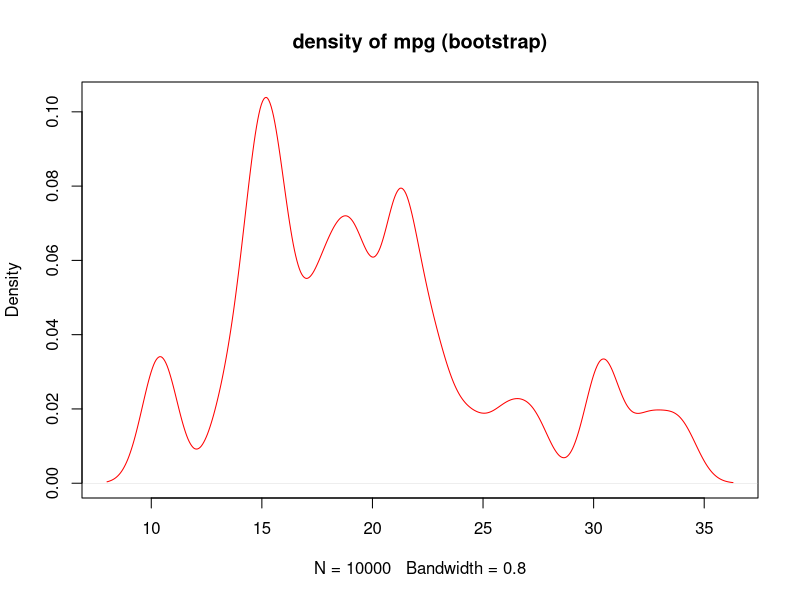
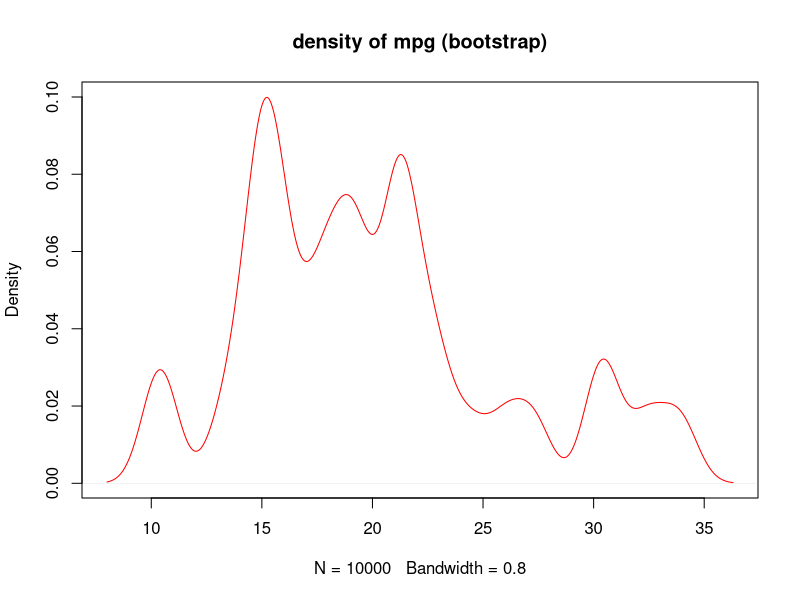
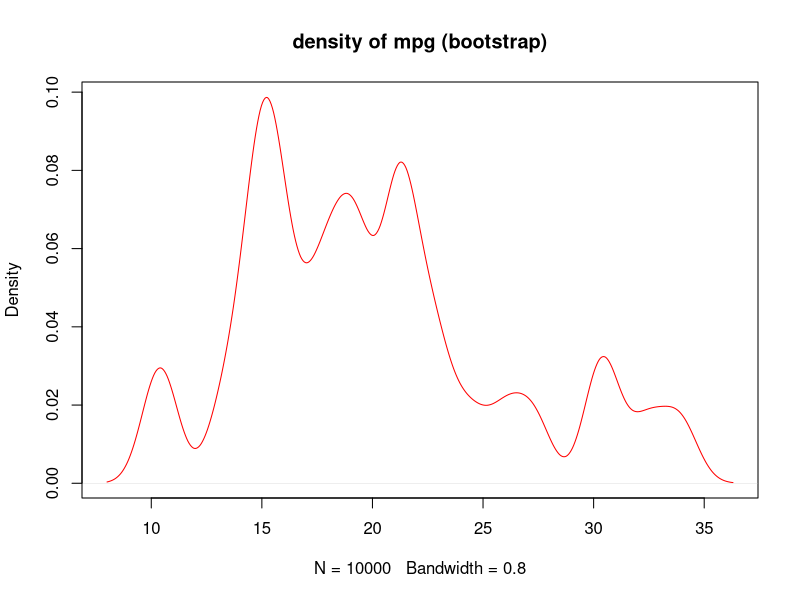
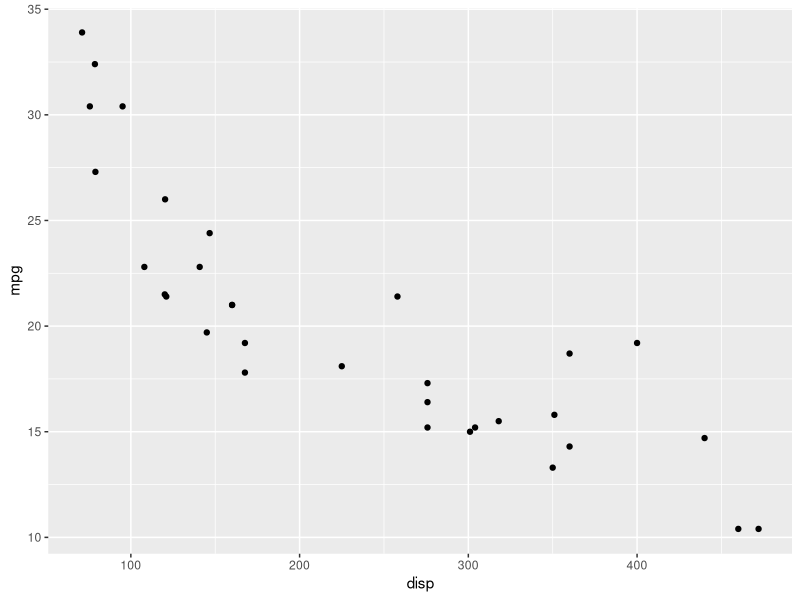
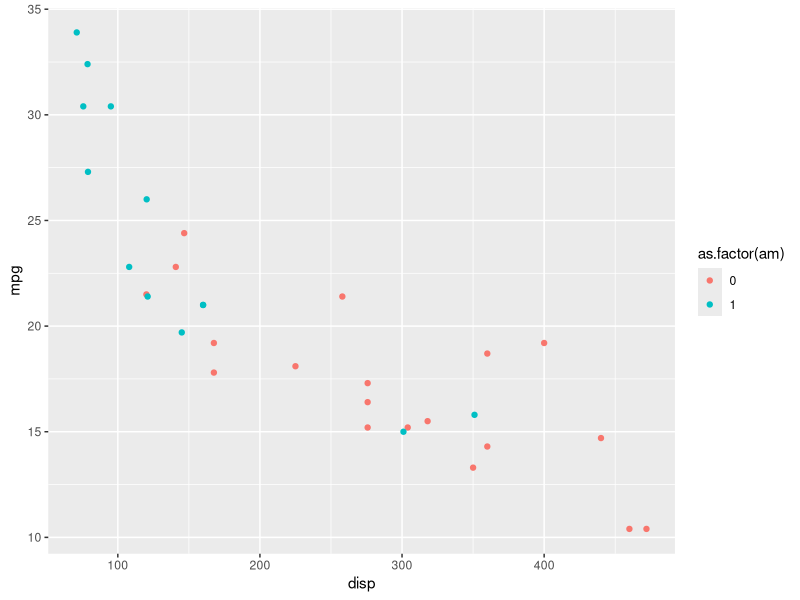
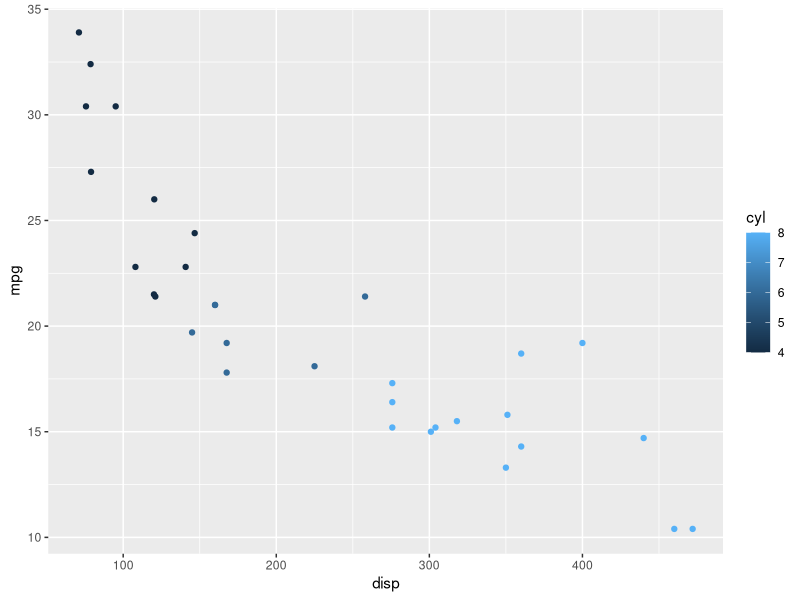
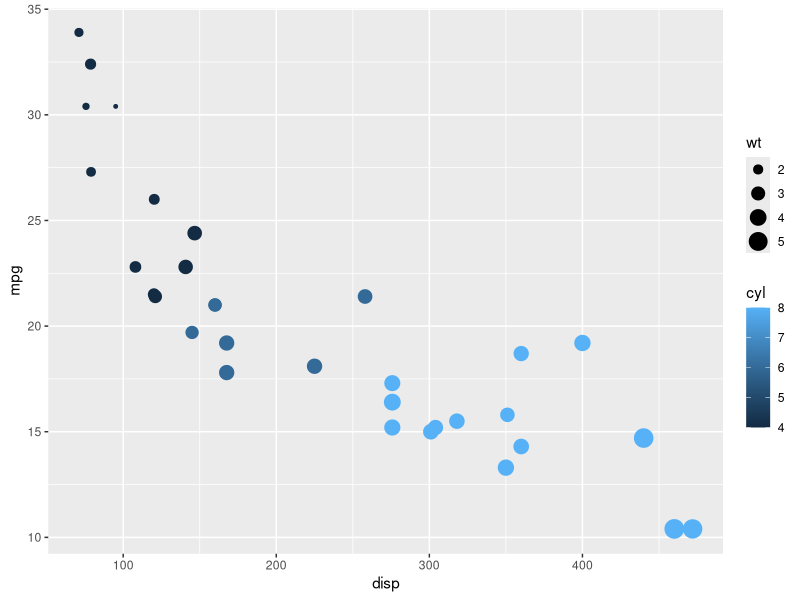
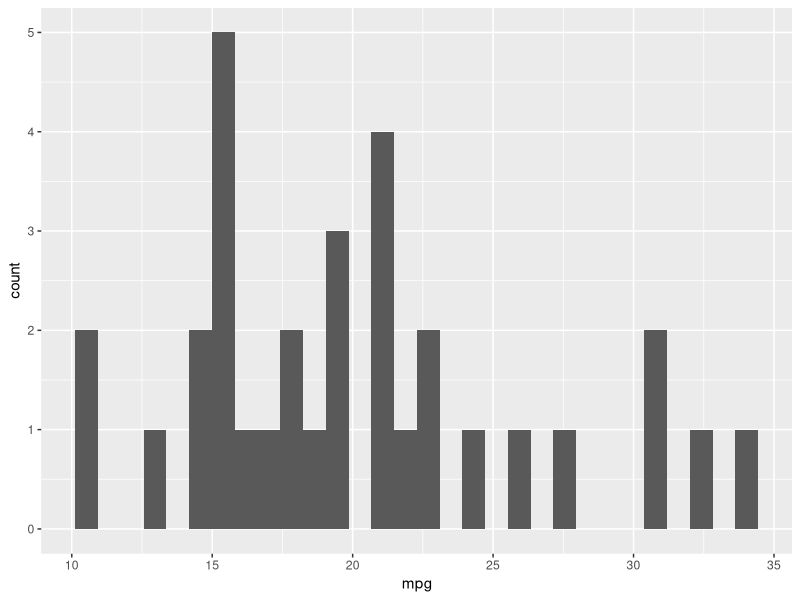

Write R code to recreate these figures, in order.


#### funções? 

### Referencias
# https://www.tutorialspoint.com/r/r_functions.htm



# https://www.datamentor.io/r-programming/function/
# https://analisereal.com/tag/introducao-a-analise-de-dados-com-o-r-2/
# https://renkun-ken.github.io/pipeR-tutorial/Getting-started/First-example.html

### criar uma função exige quais passos?


# func_nome <- function (argumentos) {
#  comandos
# return(resultado) 
# }

# o comando return() encerra a função e retorna seu argumento.
# o return() é opcional. Caso omitido, a função retorna 
# o último objeto calculado.

### exemplo 

potencia <- function(x, y) {
  # o resultado dessa função será x elevado à y
  result <- x^y
  print(paste(x,"elevado à", y, "é igual a ", result))
}

### e como devo "chamar" a função? 
potencia(2,3)

potencia(x = 8, y = 2)

### ele entende as variáveis declaradas
potencia(y = 2, x = 8)

potencia(2, x=8)


### modificando os argumentos
potencia <- function(x, y = 2 ) {
  # o resultado dessa função será x elevado à y
  result <- x^y
  print(paste(x,"elevado à", y, "é igual a", result))
}

potencia(4)

potencia(4,3)


### utilizando o return
testar_sinal <- function(x) {
  if (x > 0) {
    result <- "Positivo"
  }
  else if (x < 0) {
    result <- "Negativo"
  }
  else {
    result <- "Zero"
  }
  return(result)
}

testar_sinal(-10)


### solução para grandes volumes de dados 

testar_sinal <- function(x) {
  if (x>0) {
    return("Positivo")
  }
  else if (x<0) {
    return("Negativo")
  }
  else {
    return("Zero")
  }
}

testar_sinal(-10)

### Qual das duas prefere? 

### o que acha de fazermos um laço com for?


somar_vetor <- function(vetor) { 
  soma <- 0
  for (i in 1:length(vetor)) 
  {
    soma <- soma + vetor[i]
  }
  return(soma)
}
x <- c(1:50)


somar_vetor(x)
### teste sem iniciar com o soma <- 0 verá que dá problema


#### laços aninhados

somar_matriz <- function(matriz){
  soma <- 0
  for(i in seq_len(nrow(matriz))) {
    for(j in seq_len(ncol(matriz))) {
      soma <- soma + matriz[i,j]
    }
  }
  return(soma)
}

x <- matrix(1:15, 3, 5)
x

seq_len(nrow(x))

somar_matriz(x)


### o que acha de fazermos um laço com while

somar_vetor <- function(vetor) { 
  soma <- 0
  i <- 1 
  while (i <= length(vetor)) {
    soma <- soma + vetor[i]
    i <- i + 1
  }
  return(soma)
}
x <- c(1:10)

somar_vetor(x)



### repeat e break

somar_vetor <- function(vetor) { 
  soma <- 0
  i <- 1 
  repeat {
    soma <- soma + vetor[i]
    i <- i + 1
    if (i > length(vetor)) {
      break
    }
  }
  return(soma)
}
x <-  c(1:10)

somar_vetor(x)


### Missão aula passada




library("readxl")

dados <-read_excel("lec-data/aula5_dados.xlsx", sheet=1, col_names=TRUE)


cv <- function(matriz)
{
  nlinhas <- nrow(matriz)
  ncolunas <- ncol(matriz)
  
  for(i in 1:ncolunas){
    matriz[nlinhas+1, i] <- sd(matriz[[i]], na.rm = T)/ mean(matriz[[i]], na.rm = T)
  }
}

cv(dados)

dados

### missao

# Faça uma função que recebe a média final de um aluno 
# por parãmetro e retorna o seu conceito, conforme a tabela abaixo:
  
##  Nota           Conceito
# de 0,0 a 4,9     D
# de 5,0 a 6,9     C
# de 7,0 a 8,9     B
# de 9,0 a 10,0    A


testar_nota <- function(x) {
  if (x>9) {
    return("A")
  }
  else if (x>7) {
    return("B")
  }
  else if (x>5) {
    return("C")
  }
  else if (x>0) {
    return("D")
  }
  else{
    return("Nota inválida")
  }
}

testar_nota(0.1)


### Vamos de pacotes???

# Os princípios fundamentais do tidyverse são:
  
#####  Reutilizar estruturas de dados existentes.
#####  Organizar funções simples usando o pipe.
#####  Aderir à programação funcional -> código como 
# uma sequência de funções e/ou passos, as quais 
# de maneira composta irão resolver meu problema
#####  Projetado para ser usado por seres humanos.


#### Uma base de dados é considerada “tidy” se
# Cada observação é uma linha do bd.
# Cada variável é uma coluna do bd.
# Cada dado está numa célula do bd.



#### A anatomia do tidyverse
        ###  tibble
# uma reimplementação do data.frame com muitas melhorias.
# método print() enxuto.
# documentação: https://tibble.tidyverse.org/.
        ###  readr
# leitura de dados tabulares: csv, tsv, fwf.
# recursos que determinam tipo de variável, por exemplo, datas.
# documentação: https://readr.tidyverse.org/.
        ###  tidyr
# suporte para criação de dados no formato tidy (tabular).
# cada variável está em uma coluna.
# cada observação (unidade amostral) é uma linha.
# cada valor é uma cédula.
# documentação: https://tidyr.tidyverse.org/.
        ###  dplyr
# oferece uma gramática extensa pra manipulação de dados.
# operações de split-apply-combine.
# documentação: https://dplyr.tidyverse.org/.
        ###  ggplot2
# criação de gráficos baseado no The Grammar of Graphics
# (WILKINSON et al., 2013).
# construção baseada em camadas.
# documentação: https://ggplot2.tidyverse.org/.
        ###  forcats
# para manipulação de variáveis categóricas/fatores.
# renomenar, reordenar, transformar, aglutinar.
# documentação: https://forcats.tidyverse.org/.
        ### stringr
# recursos coesos construídos para manipulação de strings.
# documentação: https://stringr.tidyverse.org/.
        ### purrr
# recursos para programação funcional.
# funções que aplicam funções em lote varrendo objetos:
# vetores, listas, etc.
# documentação: https://purrr.tidyverse.org/.


# A ideia do operador %>% (pipe) 
# possui como padrão o uso do valor resultante 
# da expressão do lado esquerdo como primeiro 
# argumento da função do lado direito.

# Vamos calcular a raiz quadrada da soma dos valores de 1 a 4. Primeiro, sem o pipe.

x <- c(1, 2, 3, 4)
sqrt(sum(x))

# Agora com o pipe.

if(!require(tidyverse)){install.packages("tidyverse");require(tidyverse)}

tidyverse_packages()



library(magrittr)

x %>% sum() %>% sqrt()  ### encontraríamos no magrittr sqrt(sum(x))

### exemplo trigonométrico

pi %>% sin


pi %>% sin %>% cos

### comparando 

cos(sin(pi))


### exemplos "mais intensos"
data(mtcars)

# a função sample()  vai escolher aleatoriamente 10 000 
# valores no mpg e o replace = TRUE indica que é com reposição
sample_mtcars <- sample(mtcars$mpg, 10000, replace = TRUE)

# a função density() “suaviza” o histograma, capturando e 
# concentrando-se nos principais aspectos dos dados disponíveis. 
density_mtcars <- density(sample_mtcars, bw = 0.8,kernel = "gaussian")

# "largura" ajustada pela função
plot(density_mtcars, col = "red", main="density of mpg (bootstrap)")


### estilo força bruta

plot(density(sample(mtcars$mpg, size = 10000, replace = TRUE), bw = 0.8,
             kernel = "gaussian"), col = "red", main="density of mpg (bootstrap)")

## com o operador pipe 

mtcars$mpg %>%
  sample(size = 10000, replace = TRUE) %>%
  density(0.8, kernel = "gaussian") %>%
  plot(col = "red", main = "density of mpg (bootstrap)")



### um pacote para gráficos

# referências
# https://curso-r.github.io/ragmatic-book/visualizacao-de-dados.html#com-ggplot2

#####          ggplot2         #######

# O ggplot2 é um pacote do R voltado para a criação de gráficos 
# estatísticos. Ele é baseado na Gramática dos Gráficos 
# (grammar of graphics, em inglês), criado por Leland Wilkinson,
# que é uma resposta para a pergunta: o que é um gráfico estatístico? 


# Um gráfico estatístico é um mapeamento dos dados a partir de 
# atributos estéticos (cores, formas, tamanho) em formas geométricas
# (pontos, linhas, barras).

data("mtcars")

head(mtcars)

# No ggplot2, os gráficos são construídos camada por camada 
# (ou, layers, em inglês), sendo que a primeira delas é dada 
# pela função ggplot. Cada camada representa um tipo de 
# mapeamento ou personalização do gráfico.


library(ggplot2)
ggplot(data = mtcars, aes(x = disp, y = mpg)) + 
  geom_point()

# a função aes()- Aesthetics - descreve como as 
# variáveis são mapeadas em aspectos visuais de 
# formas geométricas definidas pelos geoms.

ggplot(data = mtcars, aes(x = disp, y = mpg, colour = as.factor(am))) + 
  geom_point()

# am (tipo de transmissão) foi mapeada à cor dos pontos, 
# sendo que pontos vermelhos correspondem à transmissão 
# automática (valor 0) e pontos azuis à transmissão manual (valor 1).


###  você pode mapear uma variável contínua à cor dos pontos:

ggplot(mtcars, aes(x = disp, y = mpg, colour = cyl)) + 
  geom_point()

#  cyl -- número de cilindros

### você pode mapear o tamanho dos pontos à uma variável de interesse:

ggplot(mtcars, aes(x = disp, y = mpg, colour = cyl, size = wt)) +
  geom_point()

#  wt --  Peso (1000 libras)

#### Geoms definem qual forma geométrica s
# será utilizada para a visualização dos dados 
# no gráfico. Como já vimos, a função geom_point() 
# gera gráficos de dispersão transformando pares (x,y) 
# em pontos. Veja a seguir outros geoms bastante utilizados:

# geom_line: para retas definidas por pares (x,y)
# geom_abline: para retas definidas por um intercepto e uma inclinação
# geom_hline: para retas horizontais
# geom_boxplot: para boxplots
# geom_histogram: para histogramas
# geom_density: para densidades
# geom_area: para áreas
# geom_bar: para barras

ggplot(mtcars, aes(x = mpg)) + 
  geom_histogram()

ggplot(mtcars, aes(x = as.factor(cyl))) + 
  geom_bar()

### cores
ggplot(mtcars, aes(x = as.factor(cyl), y = mpg, fill = as.factor(cyl))) + geom_boxplot()

ggplot(mtcars, aes(x = as.factor(cyl), y = mpg)) + 
  geom_boxplot(color = "red", fill = "pink")

### eixos

# alterar os labels dos eixos acrescentamos as funções xlab() ou ylab()
ggplot(mtcars, aes(x = mpg)) + 
  geom_histogram() +
  xlab("Milhas por galão") +
  ylab("Frequência")

# alterar os limites dos gráficos usamos as funções xlim() e ylim()
ggplot(mtcars, aes(x = mpg)) + 
  geom_histogram() +
  xlab("Milhas por galão") +
  ylab("Frequência") +
  xlim(c(0, 40)) +
  ylim(c(0,8))


### legendas

ggplot(mtcars, aes(x = as.factor(cyl), fill = as.factor(cyl))) + 
  geom_bar() +
  labs(fill = "cilindros")

# trocar a posição da legenda:

ggplot(mtcars, aes(x = as.factor(cyl), fill = as.factor(cyl))) + 
  geom_bar() +
  labs(fill = "cilindros") +
  theme(legend.position="top")

#  retirar a legenda:
ggplot(mtcars, aes(x = as.factor(cyl), fill = as.factor(cyl))) + 
  geom_bar() +
  guides(fill=FALSE)

#### facets  
# excelente ferramenta para comparação

ggplot(mtcars, aes(x = mpg, y = disp, colour = as.factor(cyl))) + 
  geom_point() + 
  facet_grid(am~.)

# colocar os graficos lado a lado 

ggplot(mtcars, aes(x = mpg, y = disp, colour = as.factor(cyl))) +
  geom_point() + 
  facet_grid(.~am)







